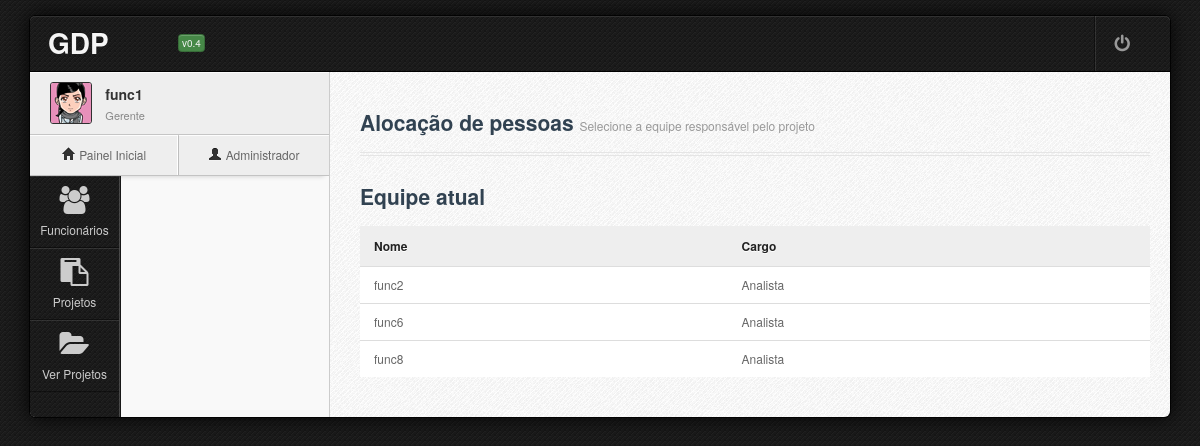
Page /projetos/8/ver_equipe/ (signed in) on the earlier database version.
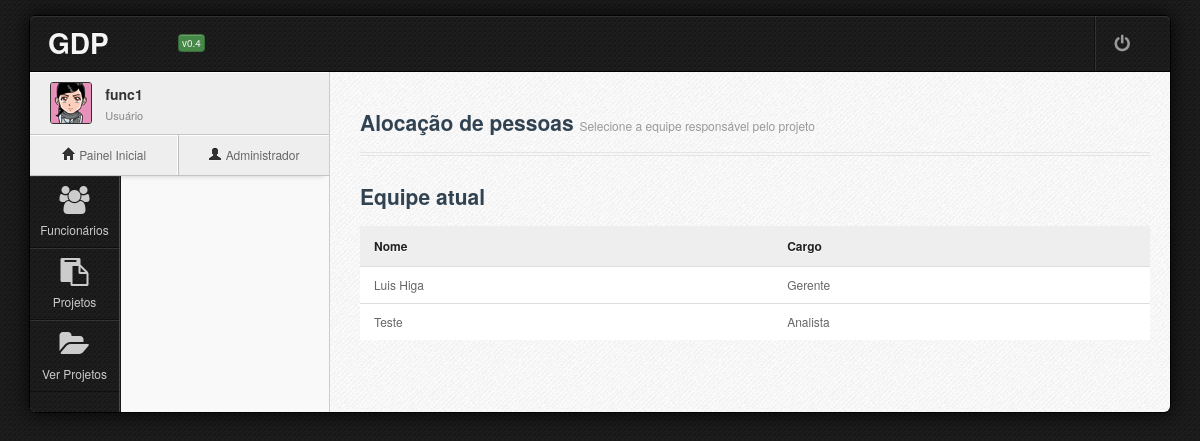
Same page on the later database version.
### sistema/models.py (models this page shows, shortened)
class Funcionario(models.Model):
    nome = models.CharField("Nome", max_length=128)
    contato = models.OneToOneField(Contato, null = True) #null não é salvo no BD e blank não é requerido no form
    cargo = models.CharField(max_length=16, choices = cargos)
    nivel_formacao = models.CharField("Nível de formação", max_length=16, choices = niveis_formacao)
    usuario = models.OneToOneField(User, blank = True, null=True)
    projeto = models.ForeignKey(Projeto, blank = True, null = True)
    class Meta:
        verbose_name = "Funcionário"
        verbose_name_plural = "Funcionários"

### sistema/views.py (the view, shortened to what this page needs)
# urls.py: url(r'^aloca_pessoa/(?P<id_projeto>[0-9]+)/$', views.pessoa_alocar),
@login_required
def pessoa_alocar(request, id_projeto):
    usuario = request.user
    funcionario_corrente = Funcionario.objects.get(usuario=usuario)
    cargo = funcionario_corrente.cargo
    projeto_corrente = Projeto.objects.get(id=id_projeto)
    equipe_atual = Funcionario.objects.filter(projeto=projeto_corrente)
    alocar_form = AlocarForm()
    return render(request, "pessoa_alocar.html", locals())

### sistema/templates/pessoa_alocar.html (shortened to what this page needs)
{% extends "base.html" %}
{% block titulo %}Alocação de pessoas{% endblock titulo %}
{% block subtitulo %}Selecione a equipe responsável pelo projeto {{projeto_corrente.nome}}{% endblock subtitulo %}
{% block conteudo %}
{% if equipe_atual%}
<h3>Equipe atual</h3>
    <table class="table table-hover" id="table2">
        <thead>
            <tr>
                <th>Nome</th>
                <th>Cargo</th>
            </tr>
        </thead>
        <tbody>
            {% for func in equipe_atual%}
            <tr class="odd gradeX">
                <td>{{func.nome}}</td>
                <td>{{func.get_cargo_display}}</td>
            </tr>
            {% endfor%}
        </tbody>
    </table><br>
{% endif %}
{% endblock conteudo %}

### sistema/templates/base.html (shortened to what the changed rows need)
<!DOCTYPE html>
 <html class="no-js">
    <head>
	<link rel="stylesheet" type="text/css" href="/static/css/jasny-bootstrap.min.css">
	<link rel="stylesheet" type="text/css" href="/static/css/bootstrap.min.css">
	<link rel="stylesheet" type="text/css" href="/static/css/icon/fugue.min.css">
	<link rel="stylesheet" type="text/css" href="/static/css/icon/elusive.min.css">
	<link rel="stylesheet" type="text/css" href="/static/css/icon/font-awesome.min.css">
	<link rel="stylesheet" type="text/css" href="/static/css/default.min.css">
	<link rel="stylesheet" type="text/css" href="/static/css/default.responsive.min.css">
	<link rel="stylesheet" type="text/css" href="/static/css/plugins/uniform.default.css">
	<link rel="stylesheet" type="text/css" href="/static/css/jui/jquery.ui.min.css">
    </head>
    <body class="body5">
        <div id="wrapper" class="boxed">
            <div id="wrapper-inner" class="pattern8">
                <div id="main-header">
		    <div class="container-fluid">
			<div class="row-fluid">
			    <div class="span12">
				<div class="title">
				    <h1>GDP <small>v0.4</small></h1>
			        </div>
			    </div>
			</div>
		    </div>
                </div>
                <div id="sidebar">
                    <div class="profile" data-detach="profile">
                        <div class="profile-info">
                            <span class="name">{{funcionario_corrente.nome}}</span>
                            <span class="job">{{funcionario_corrente.get_cargo_display}}</span>
                        </div>
                    </div>
                </div>
                <div id="main-content">
		    <div class="row-fluid" >
			<div class="span12">
			{% block conteudo %}{% endblock conteudo %}
					    </div>
                    </div>
					<br/>
                </div>
            </div>
        </div>
    </body>
</html>

Differences in the rows shown:
no longer on this page (row edited): Funcionario: nome "func2", cargo "Analista"
no longer on this page (row edited): Funcionario: nome "func6", cargo "Analista"
no longer on this page (row edited): Funcionario: nome "func8", cargo "Analista"
changed Funcionario "func1": cargo "Gerente" → "Usuário"
now on this page (row edited): Funcionario: nome "Luis Higa", cargo "Gerente"
added Funcionario: nome "Teste", cargo "Analista"
